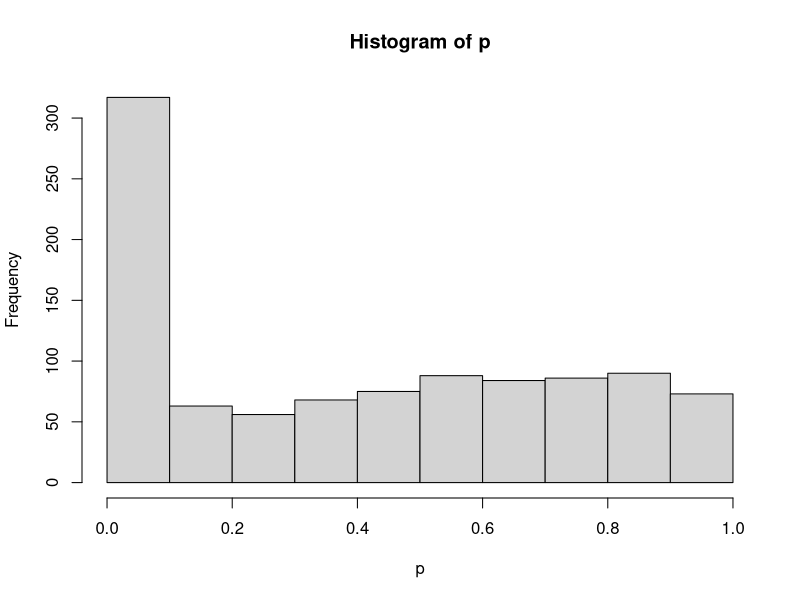
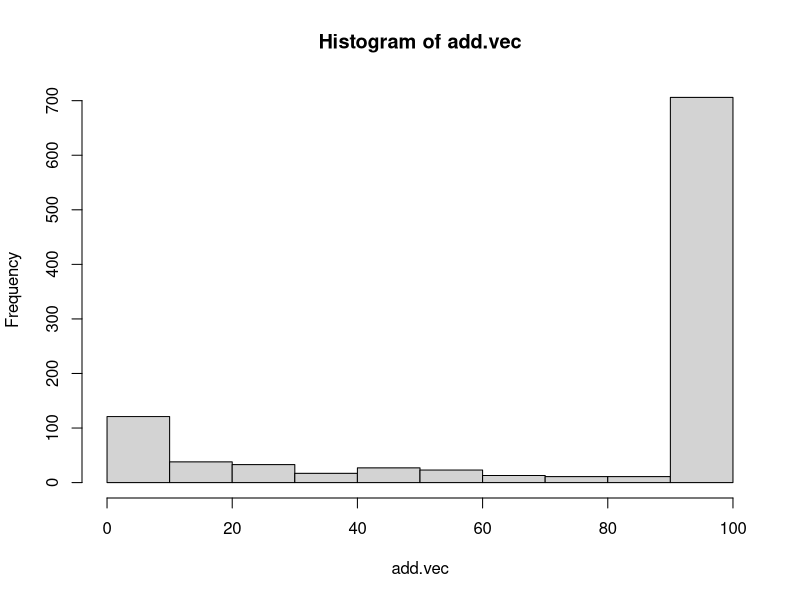
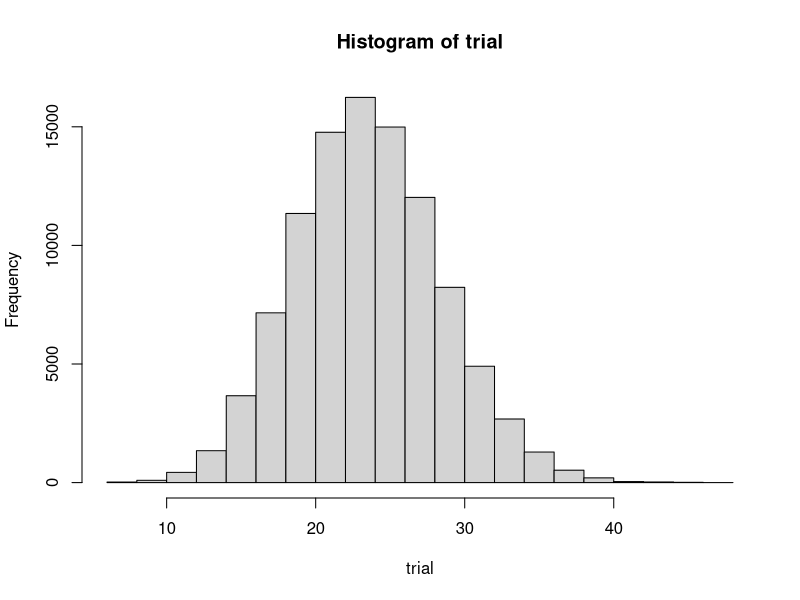

The R source for these figures, in order:
## ---- chunk 1
#| message: FALSE
library(tidyverse)
library(broom) # 分析結果をtidyに整形するパッケージ。ない場合はinstallしておこう
## ---- chunk 2
alpha <- 0.05  # 有意水準を0.05に設定
n1 <- n2 <- n3 <- 10  # 各グループのサンプルサイズを10に設定
mu <- 10  # 平均値を10に設定
sigma <- 2  # 標準偏差を2に設定

mu1 <- mu2 <- mu3 <- mu  # 各グループの平均値を同じに設定

set.seed(12345)  # 乱数のシードを設定して再現性を確保
iter <- 1000  # シミュレーションの繰り返し回数を1000に設定

anova.detect <- rep(NA, iter)  # ANOVA検出結果の保存用ベクトルを初期化
ttest.detect <- rep(NA, iter)  # t検定検出結果の保存用ベクトルを初期化

for (i in 1:iter) {  # 1000回のシミュレーションを繰り返すループ
  X1 <- rnorm(n1, mu, sigma)  # グループ1のデータを生成
  X2 <- rnorm(n2, mu, sigma)  # グループ2のデータを生成
  X3 <- rnorm(n3, mu, sigma)  # グループ3のデータを生成

  dat <- data.frame(  # データフレームを作成
    group = c(rep(1, n1), rep(2, n2), rep(3, n3)),  # グループ番号を追加
    value = c(X1, X2, X3)  # データを追加
  )
  result.anova <- aov(value ~ group, data = dat) %>% tidy()  # ANOVAを実行し結果を整形
  anova.detect[i] <- ifelse(result.anova$p.value[1] < alpha, 1, 0)  # 有意差があるかを判定して保存

  # t検定を繰り返す
  ttest12 <- t.test(X1, X2)$p.value  # グループ1と2のt検定
  ttest13 <- t.test(X1, X3)$p.value  # グループ1と3のt検定
  ttest23 <- t.test(X2, X3)$p.value  # グループ2と3のt検定

  ttest.detect[i] <- ifelse(ttest12 < alpha | ttest13 < alpha | ttest23 < alpha, 1, 0)  # いずれかのt検定で有意差があれば保存
}

ttest.detect %>% mean()  # t検定で有意差が検出された割合を計算
anova.detect %>% mean()  # ANOVAで有意差が検出された割合を計算
## ---- chunk 3
# シミュレーション用の関数を定義
studyMake <- function(n, mu, sigma, delta) {
  X1 <- rnorm(n, mu, sigma)  # グループ1のデータを生成
  X2 <- rnorm(n, mu + sigma * delta, sigma)  # グループ2のデータを生成（平均値が異なる）
  dat <- data.frame(  # データフレームを作成
    group = rep(1:2, each = n),  # グループ番号を追加
    value = c(X1, X2)  # データを追加
  )
  result <- t.test(X1, X2)$p.value  # グループ間のt検定を実行
  return(result)  # p値を返す
}
## ---- chunk 4
# 使用例；t検定の結果のp値が戻ってくる
studyMake(n = 10, mu = 10, sigma = 1, delta = 0)
## ---- chunk 5
set.seed(12345)  # 乱数のシードを設定して再現性を確保
iter <- 1000  # シミュレーションの繰り返し回数を1000に設定
alpha <- 0.05  # 有意水準を0.05に設定
num_studies <- 3  # 研究の数を3に設定
alpha_adjust <- alpha / num_studies  # 多重検定補正後の有意水準を計算

FLG.detect <- rep(NA, iter)  # 検出結果を保存するベクトルを初期化
FLG.detect.adj <- rep(NA, iter)  # 補正後の検出結果を保存するベクトルを初期化
for (i in 1:iter) {  # 1000回のシミュレーションを繰り返すループ
  p_values <- replicate(num_studies, studyMake(n = 10, mu = 10, sigma = 1, delta = 0))  # 各研究のp値を生成
  FLG.detect[i] <- ifelse(any(p_values < alpha), 1, 0)  # 補正前の有意差検出を判定して保存
  FLG.detect.adj[i] <- ifelse(any(p_values < alpha_adjust), 1, 0)  # 補正後の有意差検出を判定して保存
}

FLG.detect %>% mean  # 補正前の有意差検出率を計算
FLG.detect.adj %>% mean  # 補正後の有意差検出率を計算
## ---- chunk 6
iter <- 1000  # シミュレーションの繰り返し回数を1000に設定
alpha <- 0.05  # 有意水準を0.05に設定
p <- rep(0, iter)  # p値を保存するベクトルを初期化
add.vec <- rep(0, iter) # 増やした人数を保存するベクトルを初期化

set.seed(123)  # 乱数のシードを設定して再現性を確保

n1 <- n2 <- 10  # 各グループのサンプルサイズを10に設定
mu <- 10  # 平均値を10に設定
sigma <- 2  # 標準偏差を2に設定
delta <- 0  # 平均の差を0に設定

## シミュレーション本体
for (i in 1:iter) {  # 1000回のシミュレーションを繰り返すループ
    # 最初のデータを生成
    Y1 <- rnorm(n1, mu, sigma)  # グループ1のデータを生成
    Y2 <- rnorm(n2, mu + sigma * delta, sigma)  # グループ2のデータを生成
    p[i] <- t.test(Y1, Y2)$p.value  # t検定を実行しp値を保存
    # データを追加する
    count <- 0  # 追加したデータの数をカウント
    ## p値が5%を下回るか、データが100になるまでデータを増やし続ける
    while (p[i] >= alpha && count < 100) {  # 条件を満たすまでループを繰り返す
        # 有意でなかった場合、変数ごとに1つずつデータを追加
        Y1_add <- rnorm(1, mu, sigma)  # グループ1に新しいデータを1つ追加
        Y2_add <- rnorm(1, mu + sigma * delta, sigma)  # グループ2に新しいデータを1つ追加
        Y1 <- c(Y1, Y1_add)  # グループ1のデータを更新
        Y2 <- c(Y2, Y2_add)  # グループ2のデータを更新
        p[i] <- t.test(Y1, Y2)$p.value  # 新しいデータでt検定を再度実行しp値を更新
        count <- count + 1  # データを追加した回数をカウント
    }
    add.vec[i] <- count
}

## 結果
ifelse(p < 0.05, 1, 0) |> mean()  # p値が5%未満の割合を計算
hist(p)
hist(add.vec)
## ---- chunk 7
N <- 24
# 7回表が出る確率
pbinom(7, N, 0.5) * 2
## ---- chunk 8
k <- 7
# 24回以上必要な確率
pnbinom(k, 24, 0.5) * 2
## ---- chunk 9
set.seed(12345)
iter <- 100000 # 発生させる乱数の数
## 24回がピークに来るトライアル回数
trial <- rpois(iter, 24)
hist(trial)
## ---- chunk 10
result <- rep(NA, iter)
for (i in 1:iter) {
  result[i] <- rbinom(1, trial[i], 0.5) / trial[i]
}
## 7/24よりも小さい確率で起こった?
length(result[result < (7 / 24)]) / iter
